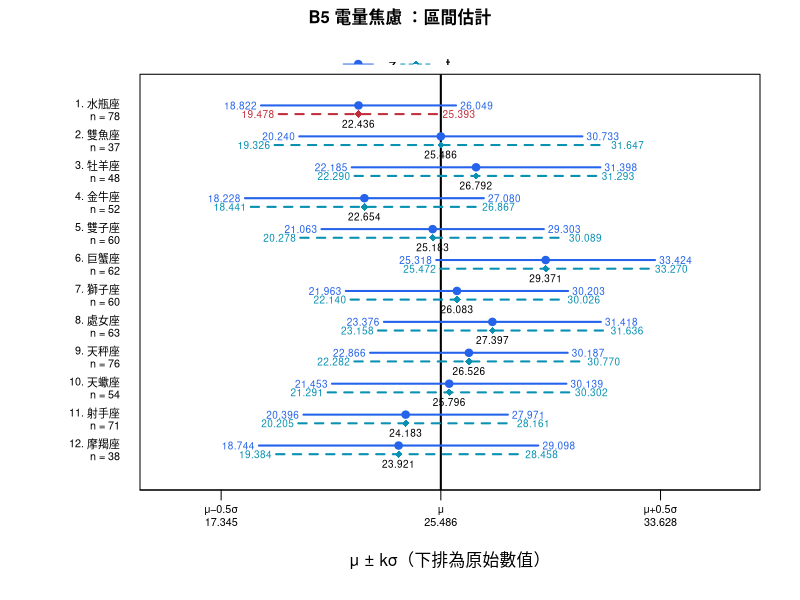

This chart was generated by the following R code:
# 區間估計與假設檢定：課本範例與十二星座
# 在 RStudio 開啟本檔，將工作目錄設為專案資料夾後 Source。
# 所有區間均為雙側 (1-alpha) CI；尾向只影響假設檢定。
# 以 Base R 重現網站的單樣本平均數與比例估計及檢定。
suppressWarnings(try(Sys.setlocale('LC_CTYPE','English_United States.utf8'),silent=TRUE))
alpha <- .05
tail <- 'two' # 'two'、'left'、'right'
if(!file.exists('data/numeric-summary.csv')) stop('請先把工作目錄設為本專案資料夾')
num <- read.csv('data/numeric-summary.csv',fileEncoding='UTF-8-BOM')
freq <- read.csv('data/category-counts.csv',fileEncoding='UTF-8-BOM')
names_z <- c('水瓶座','雙魚座','牡羊座','金牛座','雙子座','巨蟹座','獅子座','處女座','天秤座','天蠍座','射手座','摩羯座')
p_tail <- function(stat,cdf,tail) {
 if(tail=='left') cdf(stat) else if(tail=='right') cdf(-stat) else 2*cdf(-abs(stat))
}
mean_test <- function(n,xbar,s,mu0,sigma,method='t',alpha=.05,tail='two') {
 se <- if(method=='z') sigma/sqrt(n) else s/sqrt(n)
 ci_cv <- if(method=='z') qnorm(1-alpha/2) else qt(1-alpha/2,n-1)
 cv <- if(method=='z') qnorm(1-alpha/if(tail=='two')2 else 1) else qt(1-alpha/if(tail=='two')2 else 1,n-1)
 stat <- (xbar-mu0)/se
 cdf <- if(method=='z') pnorm else function(q)pt(q,n-1)
 p <- p_tail(stat,cdf,tail)
 data.frame(method,n,xbar,s,mu0,sigma,se,ci_cv,lower=xbar-ci_cv*se,upper=xbar+ci_cv*se,
  statistic=stat,df=if(method=='t')n-1 else NA,critical=cv,p,decision=if(p<alpha)'拒絕 H0' else '保留 H0')
}
numeric_results <- do.call(rbind,lapply(seq_len(nrow(num)),function(i) {
 a<-num[i,]
 do.call(rbind,lapply(c('z','t'),function(m) cbind(variable=a$variable,星座=names_z[a$z],
  mean_test(a$n,a$mean,a$sd,a$mu,a$sigma,m,alpha,tail))))
}))
print(numeric_results,row.names=FALSE)

# 課本數值範例：睡眠時間的摘要由原始 36 筆資料重新計算。
# 已知 sigma=.7，參考 mu0=8；檢查同樣資料下 z 與 t 的不同。
sleep_example <- rbind(mean_test(36,7.5,1,8,.7,'z',alpha,tail),
                       mean_test(36,7.5,1,8,.7,'t',alpha,tail))
cat('\n課本範例：睡眠時間\n');print(sleep_example,row.names=FALSE)

# 類別資料：指定成功事件、雙側比例區間與未修正比例 z 檢定。
proportion_test <- function(x,n,p0,alpha=.05,tail='two') {
 phat<-x/n;se<-sqrt(p0*(1-p0)/n);stat<-(phat-p0)/se;z<-qnorm(1-alpha/2)
 half<-z*sqrt(phat*(1-phat)/n)
 p<-p_tail(stat,pnorm,tail)
 data.frame(x,n,phat,p0,se,lower=phat-half,upper=phat+half,statistic=stat,p,
  decision=if(p<alpha)'拒絕 H0' else '保留 H0',approxOK=n*p0>=5&&n*(1-p0)>=5)
}
category_variable <- 'PhoneBrand'
a<-subset(freq,variable==category_variable)
m<-xtabs(count~z+category,data=a)
p0<-sum(m[,1])/sum(m)
proportion_results<-do.call(rbind,lapply(1:12,function(i)cbind(星座=names_z[i],
 proportion_test(m[i,1],sum(m[i,]),p0,alpha,tail))))
cat('\n比例 z：成功事件 =',colnames(m)[1],'\n');print(proportion_results,row.names=FALSE)

# R 圖：黑色 mu 實線；每星座成對 z/t；端點在外側；sigma 位置刻度。
plot_ci <- function(variable='B5') {
 a<-num[num$variable==variable,];yy<-12:1
 z<-do.call(rbind,lapply(1:12,function(i)mean_test(a$n[i],a$mean[i],a$sd[i],a$mu[i],a$sigma[i],'z',alpha,tail)))
 t<-do.call(rbind,lapply(1:12,function(i)mean_test(a$n[i],a$mean[i],a$sd[i],a$mu[i],a$sigma[i],'t',alpha,tail)))
 if(.Platform$OS.type=='windows') windowsFonts(JhengHei=windowsFont('Microsoft JhengHei'))
 old<-par(no.readonly=TRUE);on.exit({layout(1);par(old)})
 layout(matrix(1:2,ncol=1),heights=c(1.2,10));par(mar=rep(0,4),family=if(.Platform$OS.type=='windows')'JhengHei' else 'sans')
 plot.new();plot.window(c(0,1),c(0,1));text(.5,.75,paste(variable,a$label[1],'：區間估計'),font=2)
 legend(.5,.3,xjust=.5,horiz=TRUE,bty='n',legend=c('z','t'),col=c('#2563eb','#0891b2'),lty=c(1,2),pch=c(19,18))
 par(mar=c(5.5,7,.5,2));rg<-range(z$lower,z$upper,t$lower,t$upper);pad<-diff(rg)*.2
 plot(a$mean,yy,type='n',xlim=rg+c(-pad,pad),ylim=c(.2,12.65),xaxt='n',yaxt='n',xlab='μ ± kσ（下排為原始數值）',ylab='')
 axis(2,at=yy,labels=paste0(1:12,'. ',names_z,'\nn = ',a$n),las=1,cex.axis=.65,gap.axis=-1,tick=FALSE)
 ks<-pretty((par('usr')[1:2]-a$mu[1])/a$sigma[1],5);xx<-a$mu[1]+ks*a$sigma[1]
 labs<-vapply(ks,function(k)if(abs(k)<1e-10)'μ' else paste0('μ',if(k<0)'−' else '+',abs(k),'σ'),character(1))
 axis(1,at=xx,labels=paste(labs,round(xx,3),sep='\n'),cex.axis=.65,gap.axis=-1)
 abline(v=a$mu[1],col='black',lwd=2)
 for(j in 1:2){b<-if(j==1)z else t;y<-yy+if(j==1).14 else -.14
  color<-ifelse(b$lower>a$mu|b$upper<a$mu,'#c32d3b',if(j==1)'#2563eb' else '#0891b2')
  segments(b$lower,y,b$upper,y,col=color,lty=j,lwd=2);points(b$xbar,y,col=color,pch=if(j==1)19 else 18)
  text(b$lower-diff(rg)*.01,y,format(round(b$lower,3),nsmall=3),adj=c(1,.5),cex=.6,col=color)
  text(b$upper+diff(rg)*.01,y,format(round(b$upper,3),nsmall=3),adj=c(0,.5),cex=.6,col=color)}
 text(a$mean,yy-.45,format(round(a$mean,3),nsmall=3),cex=.6)
}
if(!interactive())png('confidence-intervals.png',width=1400,height=1400,res=120)
plot_ci('B5')
if(!interactive())dev.off()
write.csv(numeric_results,'numeric-results.csv',row.names=FALSE,fileEncoding='UTF-8')
cat('\n資料以星座分組，並非隨機分配；全體包含各組，μ、σ 與 p0 在本習作視為已知參考。\n')
cat('保留 H0 不代表證明相等。未作有限母體與多重比較修正。\n')
if(interactive())View(numeric_results,title='區間估計與假設檢定')
